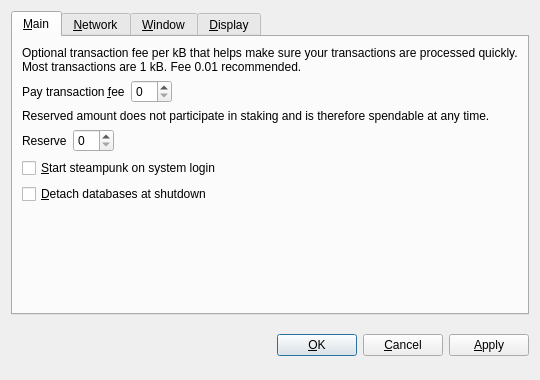
<?xml version="1.0" encoding="UTF-8"?>
<ui version="4.0">
 <class>OptionsDialog</class>
 <widget class="QDialog" name="OptionsDialog">
  <property name="geometry">
   <rect>
    <x>0</x>
    <y>0</y>
    <width>540</width>
    <height>380</height>
   </rect>
  </property>
  <property name="windowTitle">
   <string>Options</string>
  </property>
  <property name="modal">
   <bool>true</bool>
  </property>
  <layout class="QVBoxLayout" name="verticalLayout">
   <item>
    <widget class="QTabWidget" name="tabWidget">
     <property name="tabPosition">
      <enum>QTabWidget::North</enum>
     </property>
     <property name="currentIndex">
      <number>0</number>
     </property>
     <widget class="QWidget" name="tabMain">
      <attribute name="title">
       <string>&amp;Main</string>
      </attribute>
      <layout class="QVBoxLayout" name="verticalLayout_Main">
       <item>
        <widget class="QLabel" name="transactionFeeInfoLabel">
         <property name="text">
          <string>Optional transaction fee per kB that helps make sure your transactions are processed quickly. Most transactions are 1 kB. Fee 0.01 recommended.</string>
         </property>
         <property name="textFormat">
          <enum>Qt::PlainText</enum>
         </property>
         <property name="wordWrap">
          <bool>true</bool>
         </property>
        </widget>
       </item>
       <item>
        <layout class="QHBoxLayout" name="horizontalLayoutFee">
         <item>
          <widget class="QLabel" name="transactionFeeLabel">
           <property name="text">
            <string>Pay transaction &amp;fee</string>
           </property>
           <property name="textFormat">
            <enum>Qt::PlainText</enum>
           </property>
           <property name="buddy">
            <cstring>transactionFee</cstring>
           </property>
          </widget>
         </item>
         <item>
          <widget class="BitcoinAmountField" name="transactionFee"/>
         </item>
         <item>
          <spacer name="horizontalSpacerFee">
           <property name="orientation">
            <enum>Qt::Horizontal</enum>
           </property>
           <property name="sizeHint" stdset="0">
            <size>
             <width>40</width>
             <height>20</height>
            </size>
           </property>
          </spacer>
         </item>
        </layout>
       </item>
       <item>
        <widget class="QLabel" name="reserveBalanceInfoLabel">
         <property name="text">
          <string>Reserved amount does not participate in staking and is therefore spendable at any time.</string>
         </property>
         <property name="textFormat">
          <enum>Qt::PlainText</enum>
         </property>
         <property name="wordWrap">
          <bool>true</bool>
         </property>
        </widget>
       </item>
       <item>
        <layout class="QHBoxLayout" name="horizontalLayoutReserveBalance">
         <item>
          <widget class="QLabel" name="reserveBalanceLabel">
           <property name="text">
            <string>Reserve</string>
           </property>
           <property name="textFormat">
            <enum>Qt::PlainText</enum>
           </property>
           <property name="buddy">
            <cstring>reserveBalance</cstring>
           </property>
          </widget>
         </item>
         <item>
          <widget class="BitcoinAmountField" name="reserveBalance"/>
         </item>
         <item>
          <spacer name="horizontalSpacerReserveBalance">
           <property name="orientation">
            <enum>Qt::Horizontal</enum>
           </property>
           <property name="sizeHint" stdset="0">
            <size>
             <width>40</width>
             <height>20</height>
            </size>
           </property>
          </spacer>
         </item>
        </layout>
       </item>
       <item>
        <widget class="QCheckBox" name="bitcoinAtStartup">
         <property name="toolTip">
          <string>Automatically start steampunk after logging in to the system.</string>
         </property>
         <property name="text">
          <string>&amp;Start steampunk on system login</string>
         </property>
        </widget>
       </item>
       <item>
        <widget class="QCheckBox" name="detachDatabases">
         <property name="toolTip">
          <string>Detach block and address databases at shutdown. This means they can be moved to another data directory, but it slows down shutdown. The wallet is always detached.</string>
         </property>
         <property name="text">
          <string>&amp;Detach databases at shutdown</string>
         </property>
        </widget>
       </item>
       <item>
        <spacer name="verticalSpacer_Main">
         <property name="orientation">
          <enum>Qt::Vertical</enum>
         </property>
         <property name="sizeHint" stdset="0">
          <size>
           <width>20</width>
           <height>40</height>
          </size>
         </property>
        </spacer>
       </item>
      </layout>
     </widget>
     <widget class="QWidget" name="tabNetwork">
      <attribute name="title">
       <string>&amp;Network</string>
      </attribute>
      <layout class="QVBoxLayout" name="verticalLayout_Network">
       <item>
        <widget class="QCheckBox" name="mapPortUpnp">
         <property name="toolTip">
          <string>Automatically open the steampunk client port on the router. This only works when your router supports UPnP and it is enabled.</string>
         </property>
         <property name="text">
          <string>Map port using &amp;UPnP</string>
         </property>
        </widget>
       </item>
       <item>
        <widget class="QCheckBox" name="connectSocks">
         <property name="toolTip">
          <string>Connect to the steampunk network through a SOCKS proxy (e.g. when connecting through Tor).</string>
         </property>
         <property name="text">
          <string>&amp;Connect through SOCKS proxy:</string>
         </property>
        </widget>
       </item>
       <item>
        <layout class="QHBoxLayout" name="horizontalLayout_Network">
         <item>
          <widget class="QLabel" name="proxyIpLabel">
           <property name="text">
            <string>Proxy &amp;IP:</string>
           </property>
           <property name="textFormat">
            <enum>Qt::PlainText</enum>
           </property>
           <property name="buddy">
            <cstring>proxyIp</cstring>
           </property>
          </widget>
         </item>
         <item>
          <widget class="QValidatedLineEdit" name="proxyIp">
           <property name="maximumSize">
            <size>
             <width>140</width>
             <height>16777215</height>
            </size>
           </property>
           <property name="toolTip">
            <string>IP address of the proxy (e.g. 127.0.0.1)</string>
           </property>
          </widget>
         </item>
         <item>
          <widget class="QLabel" name="proxyPortLabel">
           <property name="text">
            <string>&amp;Port:</string>
           </property>
           <property name="textFormat">
            <enum>Qt::PlainText</enum>
           </property>
           <property name="buddy">
            <cstring>proxyPort</cstring>
           </property>
          </widget>
         </item>
         <item>
          <widget class="QLineEdit" name="proxyPort">
           <property name="maximumSize">
            <size>
             <width>55</width>
             <height>16777215</height>
            </size>
           </property>
           <property name="toolTip">
            <string>Port of the proxy (e.g. 9050)</string>
           </property>
          </widget>
         </item>
         <item>
          <widget class="QLabel" name="socksVersionLabel">
           <property name="text">
            <string>SOCKS &amp;Version:</string>
           </property>
           <property name="textFormat">
            <enum>Qt::PlainText</enum>
           </property>
           <property name="buddy">
            <cstring>socksVersion</cstring>
           </property>
          </widget>
         </item>
         <item>
          <widget class="QValueComboBox" name="socksVersion">
           <property name="toolTip">
            <string>SOCKS version of the proxy (e.g. 5)</string>
           </property>
          </widget>
         </item>
         <item>
          <spacer name="horizontalSpacer_Network">
           <property name="orientation">
            <enum>Qt::Horizontal</enum>
           </property>
           <property name="sizeHint" stdset="0">
            <size>
             <width>40</width>
             <height>20</height>
            </size>
           </property>
          </spacer>
         </item>
        </layout>
       </item>
       <item>
        <spacer name="verticalSpacer_Network">
         <property name="orientation">
          <enum>Qt::Vertical</enum>
         </property>
         <property name="sizeHint" stdset="0">
          <size>
           <width>20</width>
           <height>40</height>
          </size>
         </property>
        </spacer>
       </item>
      </layout>
     </widget>
     <widget class="QWidget" name="tabWindow">
      <attribute name="title">
       <string>&amp;Window</string>
      </attribute>
      <layout class="QVBoxLayout" name="verticalLayout_Window">
       <item>
        <widget class="QCheckBox" name="minimizeToTray">
         <property name="toolTip">
          <string>Show only a tray icon after minimizing the window.</string>
         </property>
         <property name="text">
          <string>&amp;Minimize to the tray instead of the taskbar</string>
         </property>
        </widget>
       </item>
       <item>
        <widget class="QCheckBox" name="minimizeOnClose">
         <property name="toolTip">
          <string>Minimize instead of exit the application when the window is closed. When this option is enabled, the application will be closed only after selecting Quit in the menu.</string>
         </property>
         <property name="text">
          <string>M&amp;inimize on close</string>
         </property>
        </widget>
       </item>
       <item>
        <spacer name="verticalSpacer_Window">
         <property name="orientation">
          <enum>Qt::Vertical</enum>
         </property>
         <property name="sizeHint" stdset="0">
          <size>
           <width>20</width>
           <height>40</height>
          </size>
         </property>
        </spacer>
       </item>
      </layout>
     </widget>
     <widget class="QWidget" name="tabDisplay">
      <attribute name="title">
       <string>&amp;Display</string>
      </attribute>
      <layout class="QVBoxLayout" name="verticalLayout_Display">
       <item>
        <layout class="QHBoxLayout" name="horizontalLayout_1_Display">
         <item>
          <widget class="QLabel" name="langLabel">
           <property name="text">
            <string>User Interface &amp;language:</string>
           </property>
           <property name="textFormat">
            <enum>Qt::PlainText</enum>
           </property>
           <property name="buddy">
            <cstring>lang</cstring>
           </property>
          </widget>
         </item>
         <item>
          <widget class="QValueComboBox" name="lang">
           <property name="toolTip">
            <string>The user interface language can be set here. This setting will take effect after restarting steampunk.</string>
           </property>
          </widget>
         </item>
        </layout>
       </item>
       <item>
        <layout class="QHBoxLayout" name="horizontalLayout_2_Display">
         <item>
          <widget class="QLabel" name="unitLabel">
           <property name="text">
            <string>&amp;Unit to show amounts in:</string>
           </property>
           <property name="textFormat">
            <enum>Qt::PlainText</enum>
           </property>
           <property name="buddy">
            <cstring>unit</cstring>
           </property>
          </widget>
         </item>
         <item>
          <widget class="QValueComboBox" name="unit">
           <property name="toolTip">
            <string>Choose the default subdivision unit to show in the interface and when sending coins.</string>
           </property>
          </widget>
         </item>
        </layout>
       </item>
       <item>
        <widget class="QCheckBox" name="displayAddresses">
         <property name="toolTip">
          <string>Whether to show steampunk addresses in the transaction list or not.</string>
         </property>
         <property name="text">
          <string>&amp;Display addresses in transaction list</string>
         </property>
        </widget>
       </item>
       <item>
        <widget class="QCheckBox" name="coinControlFeatures">
         <property name="toolTip">
          <string>Whether to show coin control features or not.</string>
         </property>
         <property name="text">
          <string>Display coin &amp;control features (experts only!)</string>
         </property>
        </widget>
       </item>
       <item>
        <spacer name="verticalSpacer_Display">
         <property name="orientation">
          <enum>Qt::Vertical</enum>
         </property>
         <property name="sizeHint" stdset="0">
          <size>
           <width>20</width>
           <height>40</height>
          </size>
         </property>
        </spacer>
       </item>
      </layout>
     </widget>
    </widget>
   </item>
   <item>
    <layout class="QHBoxLayout" name="horizontalLayout_Buttons">
     <item>
      <spacer name="horizontalSpacer_1">
       <property name="orientation">
        <enum>Qt::Horizontal</enum>
       </property>
       <property name="sizeHint" stdset="0">
        <size>
         <width>40</width>
         <height>48</height>
        </size>
       </property>
      </spacer>
     </item>
     <item>
      <widget class="QLabel" name="statusLabel">
       <property name="font">
        <font>
         <weight>50</weight>
         <bold>false</bold>
        </font>
       </property>
       <property name="text">
        <string/>
       </property>
       <property name="textFormat">
        <enum>Qt::PlainText</enum>
       </property>
       <property name="wordWrap">
        <bool>true</bool>
       </property>
      </widget>
     </item>
     <item>
      <spacer name="horizontalSpacer_2">
       <property name="orientation">
        <enum>Qt::Horizontal</enum>
       </property>
       <property name="sizeHint" stdset="0">
        <size>
         <width>40</width>
         <height>48</height>
        </size>
       </property>
      </spacer>
     </item>
     <item>
      <widget class="QPushButton" name="okButton">
       <property name="text">
        <string>&amp;OK</string>
       </property>
      </widget>
     </item>
     <item>
      <widget class="QPushButton" name="cancelButton">
       <property name="text">
        <string>&amp;Cancel</string>
       </property>
       <property name="autoDefault">
        <bool>false</bool>
       </property>
      </widget>
     </item>
     <item>
      <widget class="QPushButton" name="applyButton">
       <property name="text">
        <string>&amp;Apply</string>
       </property>
       <property name="autoDefault">
        <bool>false</bool>
       </property>
      </widget>
     </item>
    </layout>
   </item>
  </layout>
 </widget>
 <customwidgets>
  <customwidget>
   <class>BitcoinAmountField</class>
   <extends>QSpinBox</extends>
   <header>bitcoinamountfield.h</header>
   <container>1</container>
  </customwidget>
  <customwidget>
   <class>QValueComboBox</class>
   <extends>QComboBox</extends>
   <header>qvaluecombobox.h</header>
  </customwidget>
  <customwidget>
   <class>QValidatedLineEdit</class>
   <extends>QLineEdit</extends>
   <header>qvalidatedlineedit.h</header>
  </customwidget>
 </customwidgets>
 <resources/>
 <connections/>
</ui>
